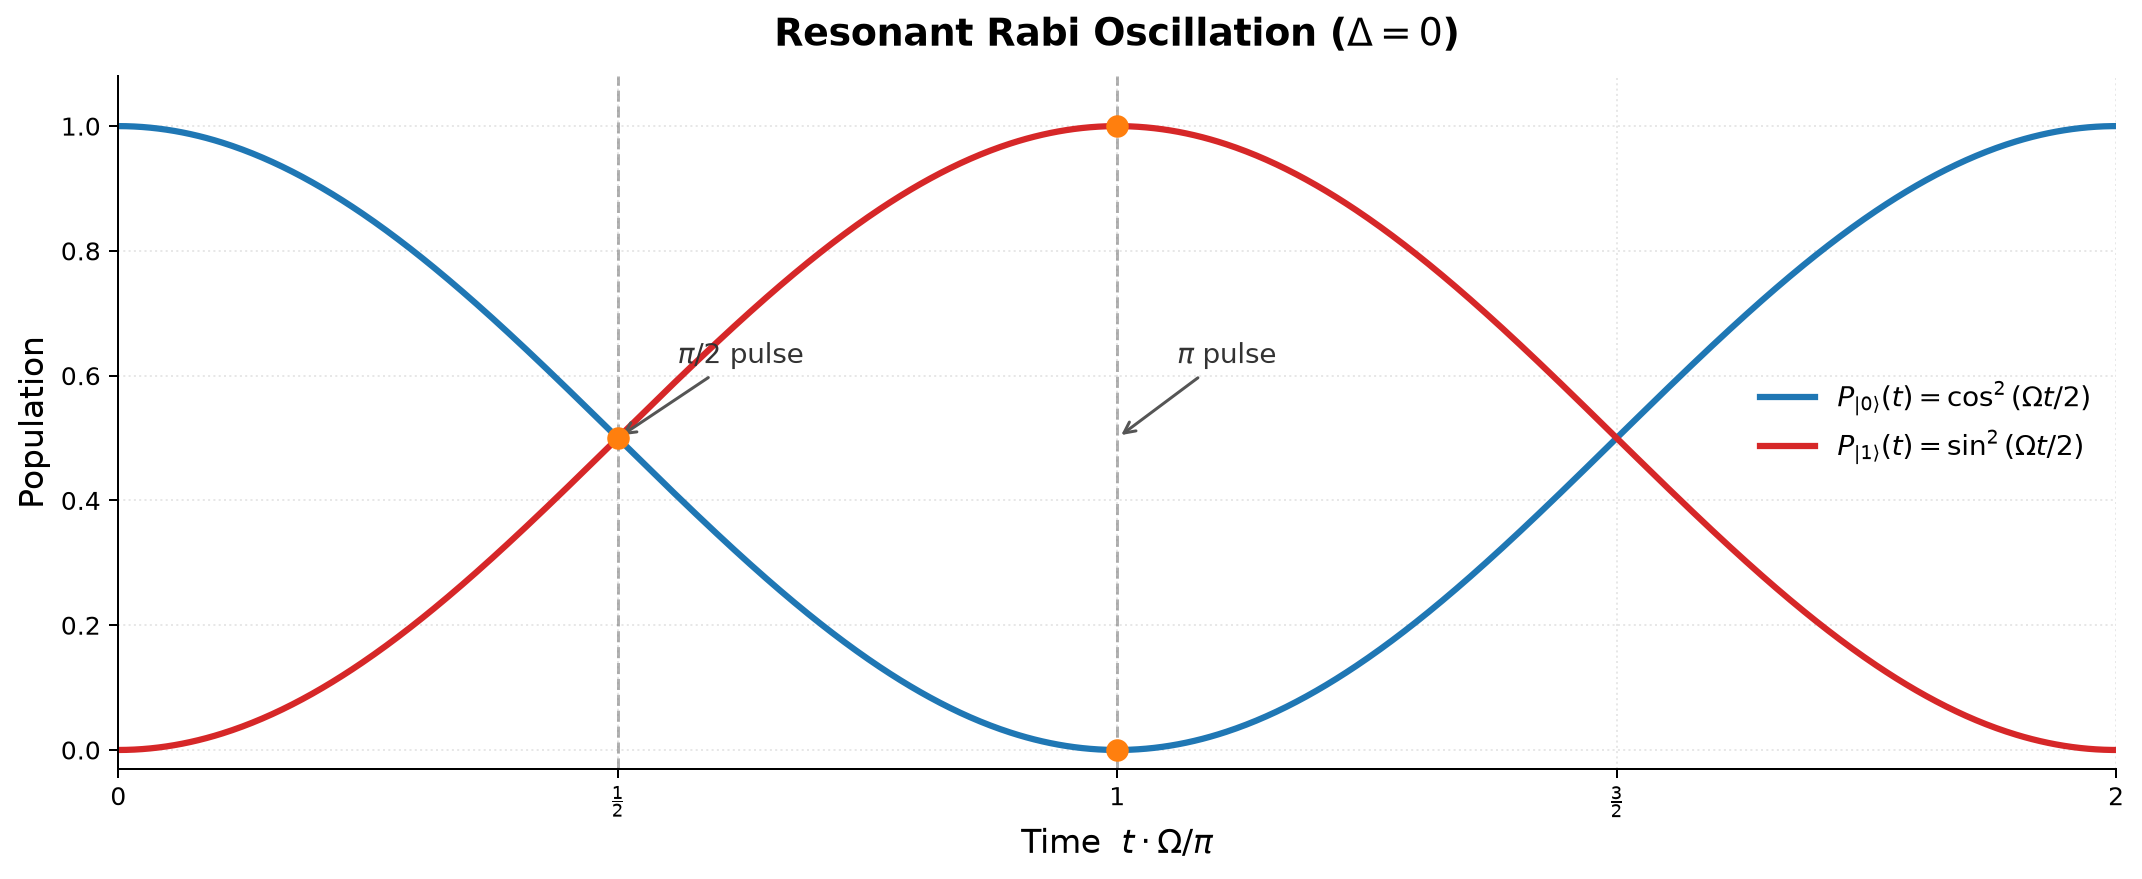

The Python source for this figure:
"""
Resonant Rabi Oscillation: P_0(t) and P_1(t) vs time
"""
import numpy as np
import matplotlib.pyplot as plt

# --- Parameters ---
t = np.linspace(0, 2 * np.pi, 1000)  # t in units of 1/Omega, so Omega*t goes 0..2pi

# Probabilities
P0 = np.cos(t / 2) ** 2
P1 = np.sin(t / 2) ** 2

# --- Plot ---
fig, ax = plt.subplots(figsize=(12, 5))

ax.plot(t / np.pi, P0, color='#1f77b4', lw=2.5, label=r'$P_{|0\rangle}(t) = \cos^2(\Omega t/2)$')
ax.plot(t / np.pi, P1, color='#d62728', lw=2.5, label=r'$P_{|1\rangle}(t) = \sin^2(\Omega t/2)$')

# Annotate pi/2 and pi pulse times
for t_mark, label in [(0.5, r'$\pi/2$ pulse'), (1.0, r'$\pi$ pulse')]:
    ax.axvline(x=t_mark, color='gray', ls='--', lw=1.2, alpha=0.6)
    ax.annotate(label,
                xy=(t_mark, 0.5), xytext=(t_mark + 0.06, 0.62),
                fontsize=11, color='#333333',
                arrowprops=dict(arrowstyle='->', color='#555555', lw=1.2))

# Mark key points
ax.plot(0.5, 0.5, 'o', color='#ff7f0e', ms=8, zorder=5)
ax.plot(1.0, 1.0, 'o', color='#ff7f0e', ms=8, zorder=5)
ax.plot(1.0, 0.0, 'o', color='#ff7f0e', ms=8, zorder=5)

# Formatting
ax.set_xlabel(r'Time  $t \cdot \Omega / \pi$', fontsize=13)
ax.set_ylabel('Population', fontsize=13)
ax.set_title('Resonant Rabi Oscillation ($\\Delta = 0$)', fontsize=15, fontweight='bold', pad=12)
ax.set_xlim(0, 2)
ax.set_ylim(-0.03, 1.08)
ax.set_xticks([0, 0.5, 1.0, 1.5, 2.0])
ax.set_xticklabels(['0', r'$\frac{1}{2}$', '1', r'$\frac{3}{2}$', '2'])
ax.legend(fontsize=11, loc='center right', frameon=False)
ax.grid(alpha=0.3, ls=':')
ax.spines['top'].set_visible(False)
ax.spines['right'].set_visible(False)

plt.tight_layout()
plt.savefig('C:/Personal Profile/Profile/ScienceResearch/Quantum Computing/Rydberg atom/attachments/rabi_oscillation_resonant.png',
            dpi=180, bbox_inches='tight')
plt.close()
print("Done: rabi_oscillation_resonant.png")
